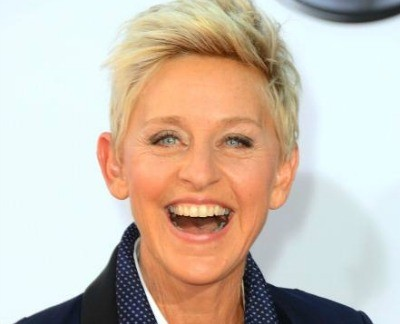
#> input picture input/1354553998_5750_Ellen.jpg, 400 x 324 px; its folder holds only this picture in this run
$ python process.py   (Python 2 division)
#> lines starting #> are read from the running program, lines starting #| are printed output that depends on the picture; after the words box and inside, x2 and y2 are one past the last pixel; in counts of white or black regions, pixels touching at a corner belong together
import cv2
import os
import numpy as np
import time
from bam import *

INPUT_DIR = 'input/'
width = 450
height = 300
num_rows = 135000
num_cols = 60

# Input: Image
# Output: Bipolar Vector
def get_bipolar_vector (img):
    img = cv2.resize(img, (width, height))
    ret2, th2 = cv2.threshold(img,0,255,cv2.THRESH_BINARY+cv2.THRESH_OTSU)
    bipolar_vector = []
    for row in range(th2.shape[0]):
        for col in range(th2.shape[1]):
            val = th2[row,col]
            if val == 0:
                bipolar_vector.append(-1)
            else:
                bipolar_vector.append(1)

	cv2.imshow('bnw',th2)
    return bipolar_vector

# Input: Bipolar Vector
# Output: Image (Matrix)
def get_image (bipolar_vector):
    # Tae annoying nito forever amp - andre
    image_vector = np.zeros((height, width), np.float32)
    bv_index = 0
    for row in range(image_vector.shape[0]):
        for col in range(image_vector.shape[1]):
            if bipolar_vector[bv_index] == 1:
                image_vector[row,col] = 255
            else:
                image_vector[row,col] = 0
            # print image_vector[row][col]
            bv_index += 1
    return image_vector

# Input: Directory of Images
# Output: Array of images inside the directory
def load_images_from_folder (folder):
#> called with folder = 'input/'
    images = []
    for filename in os.listdir(folder):
        img = cv2.imread(os.path.join(folder,filename), 0)
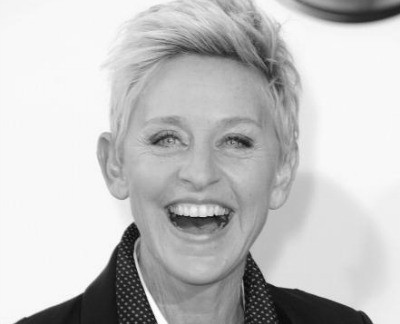
#> img: shape (324, 400); min 3, max 255, mean 194.8
        if img is not None:
            images.append(img)
    return images

# [85 lines left out: functions convert_to_image, distance, get_last_label, not called in this run]

if __name__ == '__main__':
    images = load_images_from_folder (INPUT_DIR)
#> images = 1 item

    i = 0
    for image in images:
        bp = get_bipolar_vector (image) # Converts image to bipolar vector
        new_image = get_image(bp) # Converts bipolar vector to an image array
        cv2.imshow(str(i), np.mat(new_image));
        i += 1
#> this loop made 1 pass
#> (ret2 in get_bipolar_vector, i) on pass 1: (168, 1)
#> pass 1, in get_bipolar_vector, `img = cv2.resize(img, (width, height))`:
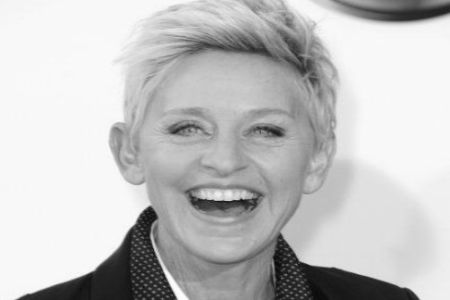
#> img: shape (300, 450); min 10, max 254, mean 194.7
#> pass 1, in get_bipolar_vector, `ret2, th2 = cv2.threshold(img,0,255,cv2.THRESH_BINARY+cv2.THRESH_OTSU)`:
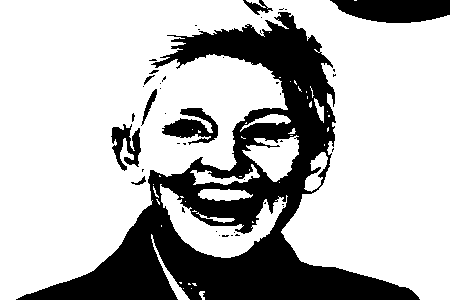
#> th2: shape (300, 450); 72.7% white; 43 black regions (34 under 20 px), largest, box (x1, y1, x2, y2) and area: (16, 12, 420, 300) 32308, (330, 0, 450, 23) 2198, (162, 108, 218, 145) 1053
#> after the loop, i = 1

    cv2.waitKey(0)
    cv2.destroyAllWindows()

$ run again, on input/ellen-degeneres-profile.jpg
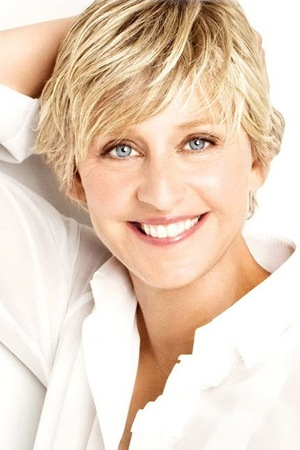
#> input picture input/ellen-degeneres-profile.jpg, 300 x 450 px
#> in load_images_from_folder, `img = cv2.imread(os.path.join(folder,filename), 0)`:
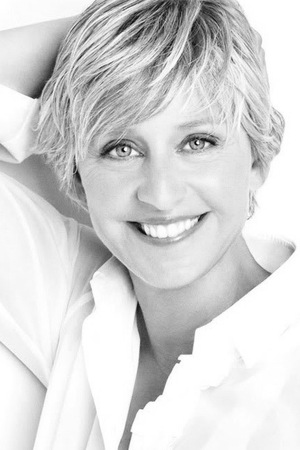
#> img: shape (450, 300); min 0, max 255, mean 214.3
#> images = 1 item
#> the loop `for image in images:` made 1 pass
#> (ret2 in get_bipolar_vector, i) on pass 1: (194, 1)
#> pass 1, in get_bipolar_vector, `ret2, th2 = cv2.threshold(img,0,255,cv2.THRESH_BINARY+cv2.THRESH_OTSU)`:
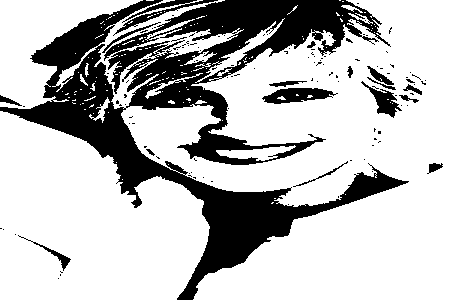
#> th2: shape (300, 450); 73.3% white; 127 black regions (110 under 20 px), largest, box (x1, y1, x2, y2) and area: (0, 0, 409, 300) 32516, (262, 88, 338, 104) 741, (113, 0, 218, 36) 648
#> after the loop `for image in images:`: i = 1

$ run again, on input/ellen-degeneres_416x416.jpg
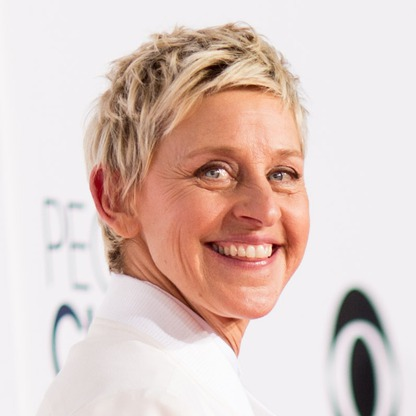
#> input picture input/ellen-degeneres_416x416.jpg, 416 x 416 px
#> in load_images_from_folder, `img = cv2.imread(os.path.join(folder,filename), 0)`:
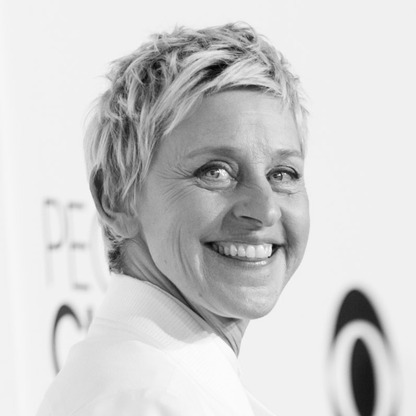
#> img: shape (416, 416); min 3, max 255, mean 206.6
#> images = 1 item
#> the loop `for image in images:` made 1 pass
#> (ret2 in get_bipolar_vector, i) on pass 1: (181, 1)
#> pass 1, in get_bipolar_vector, `ret2, th2 = cv2.threshold(img,0,255,cv2.THRESH_BINARY+cv2.THRESH_OTSU)`:
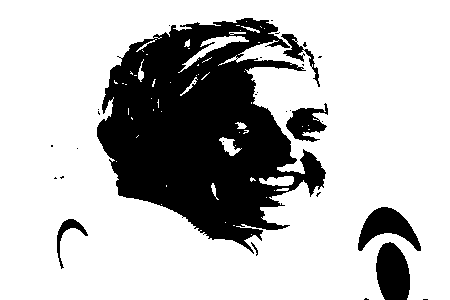
#> th2: shape (300, 450); 74% white; 30 black regions (23 under 20 px), largest, box (x1, y1, x2, y2) and area: (97, 18, 326, 254) 30341, (376, 242, 410, 300) 1574, (358, 207, 421, 251) 1367
#> after the loop `for image in images:`: i = 1

$ run again, on input/ellen.png
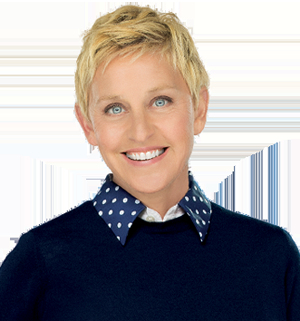
#> input picture input/ellen.png, 300 x 321 px
#> in load_images_from_folder, `img = cv2.imread(os.path.join(folder,filename), 0)`:
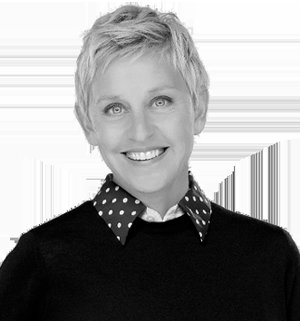
#> img: shape (321, 300); min 0, max 255, mean 150.2
#> images = 1 item
#> the loop `for image in images:` made 1 pass
#> (ret2 in get_bipolar_vector, i) on pass 1: (118, 1)
#> pass 1, in get_bipolar_vector, `ret2, th2 = cv2.threshold(img,0,255,cv2.THRESH_BINARY+cv2.THRESH_OTSU)`:
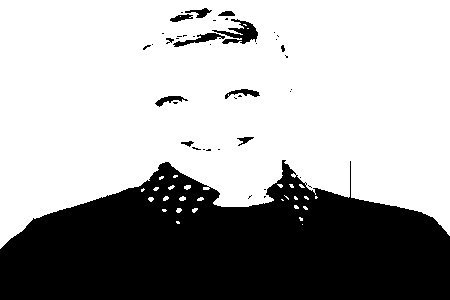
#> th2: shape (300, 450); 65.5% white; 42 black regions (30 under 20 px), largest, box (x1, y1, x2, y2) and area: (0, 160, 450, 300) 44988, (212, 19, 258, 44) 490, (173, 33, 225, 47) 248
#> after the loop `for image in images:`: i = 1

$ run again, on input/21-reasons-youre-excited-for-ellen-degeneres-to-h-1-694-1375550864-16_big.jpg
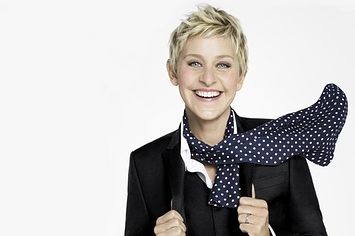
#> input picture input/21-reasons-youre-excited-for-ellen-degeneres-to-h-1-694-1375550864-16_big.jpg, 355 x 236 px
#> in load_images_from_folder, `img = cv2.imread(os.path.join(folder,filename), 0)`:
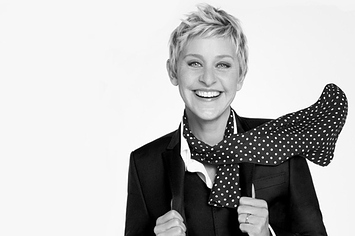
#> img: shape (236, 355); min 0, max 255, mean 186.9
#> images = 1 item
#> the loop `for image in images:` made 1 pass
#> (ret2 in get_bipolar_vector, i) on pass 1: (138, 1)
#> pass 1, in get_bipolar_vector, `ret2, th2 = cv2.threshold(img,0,255,cv2.THRESH_BINARY+cv2.THRESH_OTSU)`:
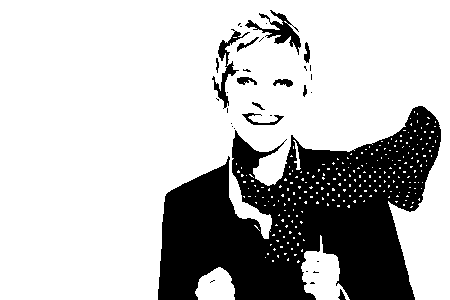
#> th2: shape (300, 450); 74.5% white; 33 black regions (21 under 20 px), largest, box (x1, y1, x2, y2) and area: (158, 106, 441, 300) 32343, (245, 10, 301, 55) 700, (212, 29, 250, 109) 585
#> after the loop `for image in images:`: i = 1
